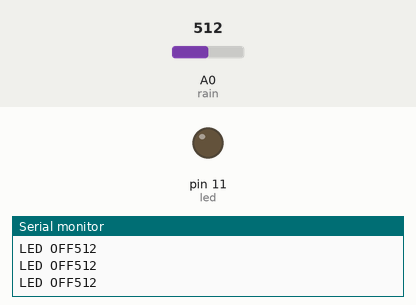
The sketch below on a simulated Arduino Uno, built with avr-gcc and run on an emulated ATmega328P. On the bench: output pins drawn as LEDs (lit = HIGH), the last lines printed to the serial monitor. Inputs (shaded band) come from the test bench; at power-on: A0 (rain) = 512.

Above: at 1.2 s.
1.3 s: A0 (rain) set to 489
At 2.5 s:
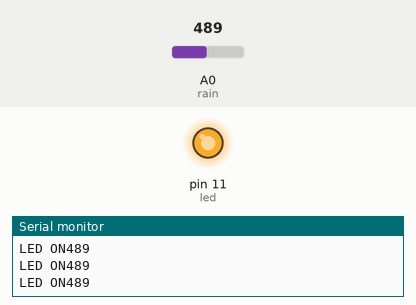
3.1 s: A0 (rain) set to 510
At 4.0 s:
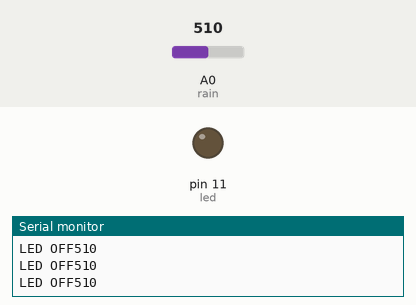
4.9 s: A0 (rain) set to 490
At 5.5 s:
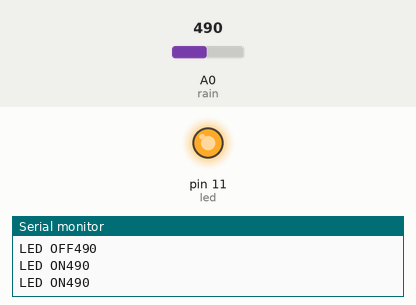
Timing chart, 0 to 7.9 s (numbered marks = the images above; inputs shaded):
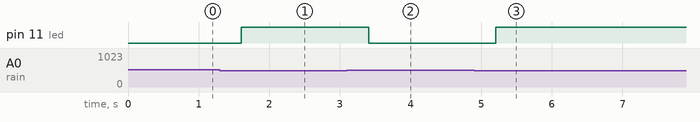

The sketch:

raindrop.ino
```cpp
#define led 11
#define rain A0

void setup()
{
pinMode(led, OUTPUT);
//pinMode(moisture, INPUT_PULLUP);
Serial.begin(9600);
}

void loop()
{
  // put your main code here, to run repeatedly:
A();
}
void A()
{
  int rainValue = analogRead(rain);
    Serial.println(rainValue);
    delay(200);

  if(rainValue<500)
  {
    digitalWrite(led, HIGH);
    Serial.print("LED ON");

  }
  else{
    digitalWrite(led, LOW);
    Serial.print("LED OFF");
  }
}
```

Measured:
- the behaviour switches between 500 and 499 on A0 (rain) (found by bisection; images 0 and 1)
- after the input at 1.3 s, pin 11 (led): LOW → HIGH after 0.30 s
- after the input at 3.1 s, pin 11 (led): HIGH → LOW after 0.31 s
- after the input at 4.9 s, pin 11 (led): LOW → HIGH after 0.31 s
